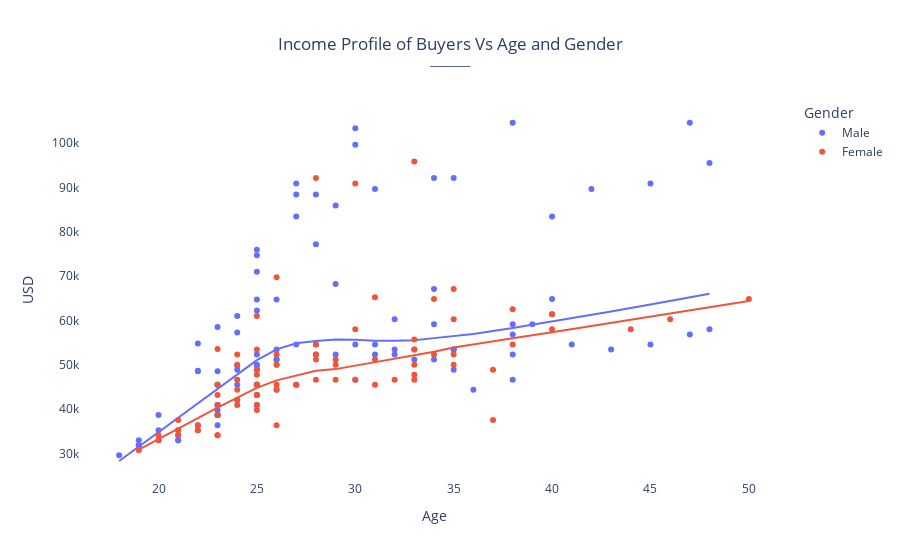

Here is the notebook cell this chart was saved with:
### Markdown cell above
**Please note: profile of income much higher than the average population with a peak at \\$52K
______________________________________________________________________________________________________________________________________________

### Code cell
# Income Profile of Buyers Vs Age and Gender (all categories of product)

title_ = 'Income Profile of Buyers Vs Age and Gender<br><sup>________'
labels_ = {"Income":"Annual Income"}
inc_scat = px.scatter(df,
                      x = 'Age',
                      y = 'Income',
                      color = 'Gender',
                      trendline = 'lowess',
                      labels = labels_,
                      title = title_)
inc_scat.update_layout(title_x = 0.5, yaxis_title = "USD", plot_bgcolor = 'white')
inc_scat.show()
